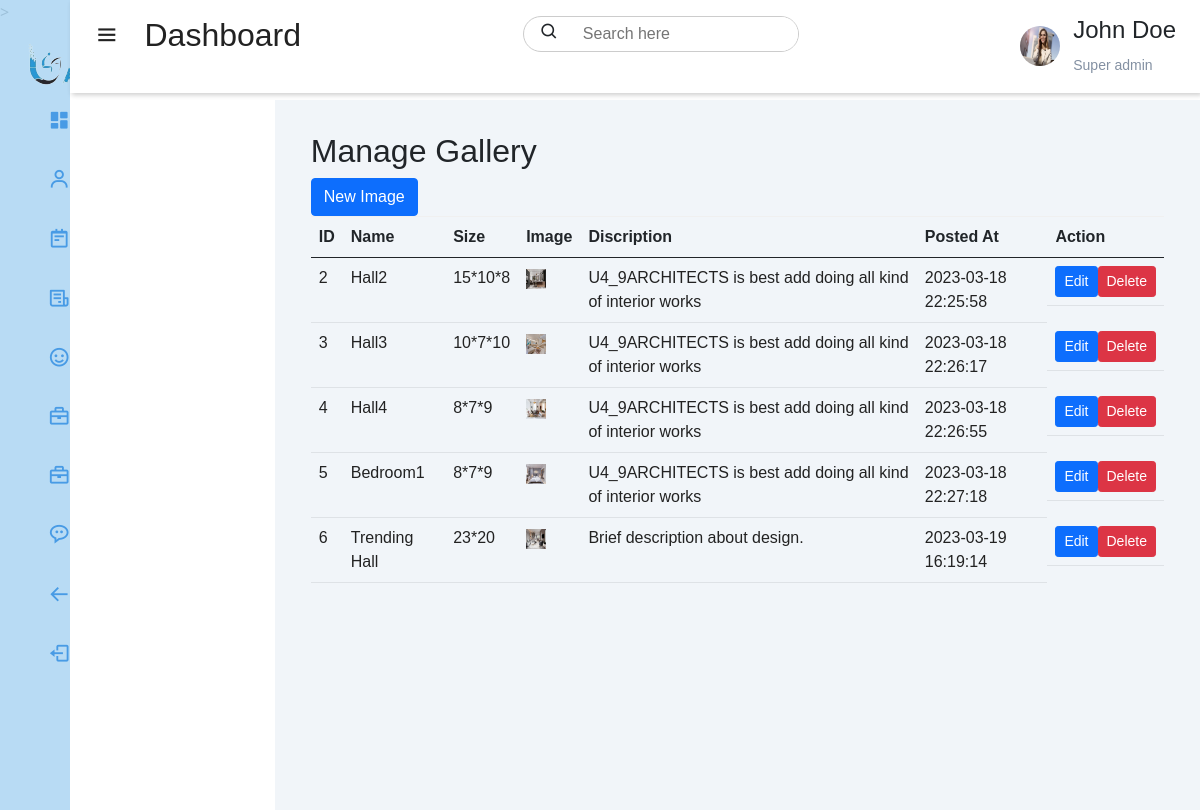
/admin-panel/gallery/index.php (signed in), run on the app's committed database.
### tables this page shows
CREATE TABLE `gallery` (
  `id` int(11) NOT NULL,
  `name` text NOT NULL,
  `size` text NOT NULL,
  `image` longblob NOT NULL,
  `discription` text NOT NULL,
  `posted_at` datetime NOT NULL DEFAULT current_timestamp()
);

### admin-panel/gallery/index.php (the view, shortened to what this page needs)
<?php
    if($_SESSION['id'] == true){
?>
<!DOCTYPE html>
<html lang="en">
<head>
    <link rel="stylesheet" href="../../css/admin.css">>
    <link rel="stylesheet" href="https://unicons.iconscout.com/release/v4.0.0/css/line.css">
    <link href='https://unpkg.com/boxicons@2.1.4/css/boxicons.min.css' rel='stylesheet'>
    <link href="https://cdn.jsdelivr.net/npm/bootstrap@5.0.2/dist/css/bootstrap.min.css" rel="stylesheet">
</head>
<body>
   <div class="sidebar">
    <div class="slider-brand">
    </div>
    <div class="sidebar-menu">
        <ul>
            <li>
                <a href="../admin.php"><span><i class='bx bxs-dashboard'></i></span>
                <span>Dashboard</span></a>
            </li>
            <li>
                <a href="#"><span><i class='bx bx-user'></i></span>
                <span>Customers</span></a>
            </li>
            <li>
                <a href="../gallery/index.php"><span><i class='bx bx-notepad'></i></span>
                <span>Gallery</span></a>
            </li>
            <li>
                <a href="#"><span><i class='bx bx-receipt'></i></span>
                <span>Orders</span></a>
            </li>
            <li>
                <a href="../employees/index.php"><span><i class='bx bx-smile'></i></span>
                <span>Employees</span></a>
            </li>
            <li>
                <a href="../servicetypes/index.php"><span><i class='bx bx-briefcase'></i></span>
                <span>Services</span></a>
            </li>
            <li>
                <a href="../servicegallery/index.php"><span><i class='bx bx-briefcase'></i></span>
                <span>Services Gallery</span></a>
            </li>
            <li>
                <a href="../feedbacks/index.php"><span><i class='bx bx-message-rounded-dots'></i></span>
                <span>Feedback</span></a>
            </li>
            <li>
                <a href="../../index.php"><span><i class='bx bx-arrow-back'></i></span>
                <span>Back to home</span></a>
            </li>
            <li>
                <a href="../../logout.php"><span><i class='bx bx-log-out'></i></span>
                <span>Logout</span></a>
            </li>
        </ul>
    </div>
   </div>
   <div class="main-content">
    <header>
        <h2>
            <label for="nav-toggle">
                <span><i class='bx bx-menu' ></i></span>
            </label>
            Dashboard
        </h2>
        <div class="search-wrapper">
            <span><i class='bx bx-search'></i></span>
            <input type="search" placeholder="Search here">
        </div>
        <div class="user-wrapper">
            <img src="./images/profile-3.jpeg" width="40px" height="40px">
            <div>
                <h4>John Doe</h4>
                <small>Super admin</small>
            </div>
        </div>
    </header>
    </div>
    <main>
        <div class="container">
            <h2>Manage Gallery</h2>
            <a class="btn btn-primary button" href="./create.php" role="button">New Image</a>
            <br>
            <table class="table">
                <thead>
                    <tr>
                        <th>ID</th>
                        <th>Name</th>
                        <th>Size</th>
                        <th>Image</th>
                        <th>Discription</th>
                        <th>Posted At</th>
                        <th>Action</th>
                    </tr>
                </thead>
                <tbody>
                    <?php
                        require_once('../config.php');
                        $sql = "SELECT * FROM `gallery`";
                        $result =$db->query($sql);
                        while($row = $result->fetch_assoc()){
                            echo "
                            <tr>
                                <td>$row[id]</td>
                                <td>$row[name]</td>
                                <td>$row[size]</td>
                                <td><img src='./db_images/$row[image]' width=20px; height=20px;></td>
                                <td>$row[discription]</td>
                                <td>$row[posted_at]</td>
                                <td>
                                   <a class='btn btn-primary btn-sm' href='./edit.php?id=$row[id]'>Edit</a>
                                   <a class='btn btn-danger btn-sm' href='./delete.php?id=$row[id]'>Delete</a>
                                </td>
                            </tr>
                            ";
                        }
                    ?>
                </tbody>
            </table>
        </div>
        </main>
</body>
</html>
<?php
    }
    else{
        header("Location: ../../index.php");
    }
?>

### css/admin.css (style rules this page uses)
* { padding: 0; margin: 0; box-sizing: border-box; list-style: none; text-decoration: none; font-family: 'Poppins', sans-serif; }
:root { --main-color: rgba(175, 214, 243, 0.878); --color-dark: #1d2231; --text-grey: #8390a2; }
.sidebar { width:345px; position: fixed; left:0; top:0; height:100%; background: var(--main-color); z-index: 100; transition: width 300ms; }
.slider-brand { height:90px; padding: 2rem 0rem 2rem 3rem; color:white; }
.sidebar-menu { margin-top: 1rem; }
.sidebar-menu li { width:100%; margin-bottom: 1.6rem; padding-left: 1.2rem; }
.sidebar-menu a { padding-left: 1rem; display: block; color:#489be5; font-size: 1rem; text-decoration: none; }
.sidebar-menu a span:first-child { font-size: 1.4rem; padding-right: 1rem; }
.main-content { transition: margin-left 300ms; margin-left: 345px; }
header { background: #fff; display: flex; justify-content: space-between; padding: 1rem 1.5rem; box-shadow: 2px 2px 5px rgba(0,0,0,0.2); position: fixed; left:345px; width:calc(100% - 345px); top:0; z-index:100; transition: left 300ms; }
header h2 { color:#222; }
header label span i { font-size: 1.6rem; padding-right: 1rem; margin-top: 2px; }
.search-wrapper { border: 1px solid #ccc; border-radius: 30px; height:36px; display: flex; align-items: center; overflow-x: hidden; }
.search-wrapper span { display: inline-block; padding: 0rem 1rem; font-size: 1.2rem; }
.search-wrapper input { height:100%; padding: .5rem; border:none; outline:none; }
.user-wrapper { display: flex; align-items: center; }
.user-wrapper img { border-radius: 50%; margin-right: 0.8rem; }
.user-wrapper small { display: inline-block; color:var(--text-grey); }
main { margin-top: 76px; padding: 2rem 1.5rem; background: #f1f5f9; min-height: calc(100vh - 90px); }
table { border-collapse: collapse; }
thead tr { border-top:1px solid #f0f0f0; border-bottom:1px solid #f0f0f0; }
td { padding: .5rem 1rem; font-size: 1rem; color:#222; }
tr td:last-child { display: flex; align-items: center; }
@media (max-width:1200px) { .sidebar { width:70px; } }
@media (max-width:1200px) { .sidebar .slider-brand, .sidebar li { padding-left: 1rem; text-align: center; } }
@media (max-width:1200px) { .sidebar li a { padding-left: 0rem; } }
@media (max-width:1200px) { .main-content { margin-left:70px; } }
@media (max-width:1200px) { .main-content header { width:calc(100% - 70px); left:70px; } }

### admin-panel/gallery/index.php (style rules this page uses)
main { margin-top: 76px; padding: 2rem 1.5rem; min-height: calc(100vh - 90px); margin-left:22.9%; }
a { text-decoration:none; }

### data on the page
gallery: id "2", name "Hall2", size "15*10*8", image (picture), discription "U4_9ARCHITECTS is best add doing all kind of interior works", posted_at "2023-03-18 22:25:58"
gallery: id "3", name "Hall3", size "10*7*10", image (picture), discription "U4_9ARCHITECTS is best add doing all kind of interior works", posted_at "2023-03-18 22:26:17"
gallery: id "4", name "Hall4", size "8*7*9", image (picture), discription "U4_9ARCHITECTS is best add doing all kind of interior works", posted_at "2023-03-18 22:26:55"
gallery: id "5", name "Bedroom1", size "8*7*9", image (picture), discription "U4_9ARCHITECTS is best add doing all kind of interior works", posted_at "2023-03-18 22:27:18"
gallery: id "6", name "Trending Hall", size "23*20", image (picture), discription "Brief description about design.", posted_at "2023-03-19 16:19:14"
